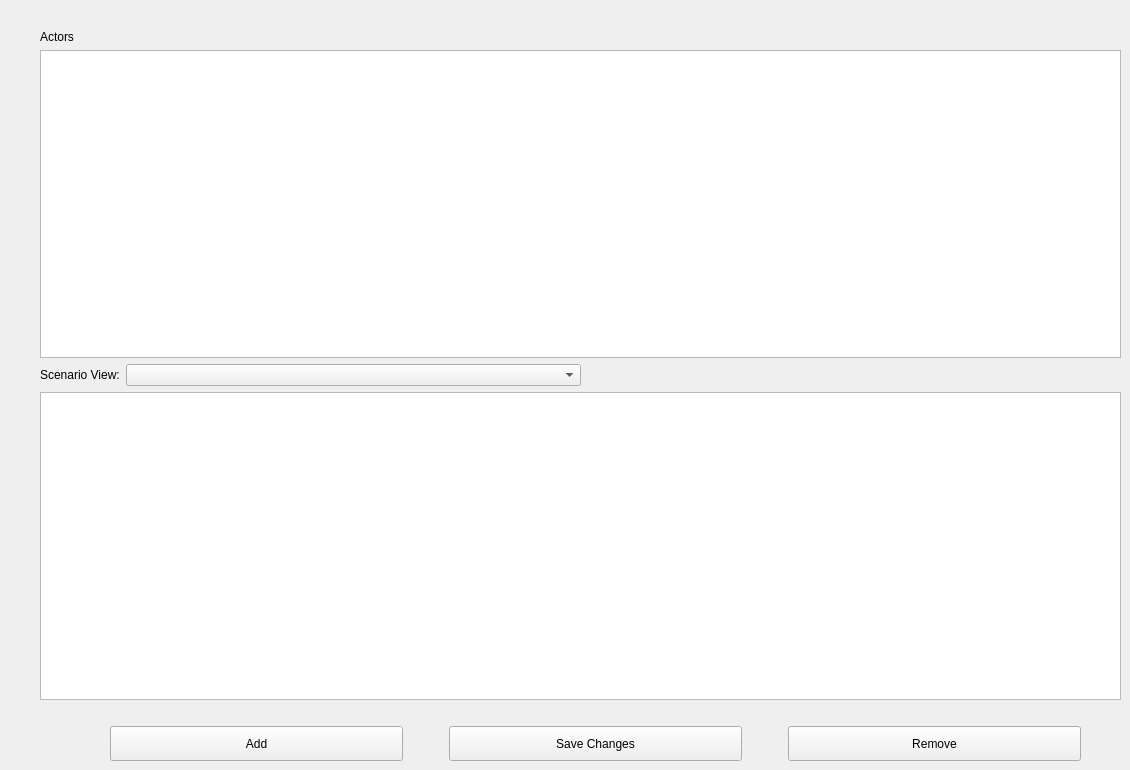
      <widget class="QWidget" name="editScenarios_tab">
       <attribute name="title">
        <string>Edit Scenarios</string>
       </attribute>
       <widget class="QWidget" name="verticalLayoutWidget_5">
        <property name="geometry">
         <rect>
          <x>40</x>
          <y>30</y>
          <width>1081</width>
          <height>731</height>
         </rect>
        </property>
        <layout class="QVBoxLayout" name="verticalLayout_12">
         <item>
          <widget class="QLabel" name="actors_editScenario_label">
           <property name="text">
            <string>Actors</string>
           </property>
          </widget>
         </item>
         <item>
          <widget class="QTableView" name="actors_editScenario_tableView">
           <property name="editTriggers">
            <set>QAbstractItemView::NoEditTriggers</set>
           </property>
           <property name="selectionMode">
            <enum>QAbstractItemView::SingleSelection</enum>
           </property>
           <property name="selectionBehavior">
            <enum>QAbstractItemView::SelectRows</enum>
           </property>
           <attribute name="horizontalHeaderStretchLastSection">
            <bool>true</bool>
           </attribute>
           <attribute name="verticalHeaderVisible">
            <bool>false</bool>
           </attribute>
          </widget>
         </item>
         <item>
          <layout class="QHBoxLayout" name="horizontalLayout_7">
           <item>
            <layout class="QFormLayout" name="formLayout_4">
             <item row="0" column="0">
              <widget class="QLabel" name="scenarioView_editScenario_label">
               <property name="text">
                <string>Scenario View:</string>
               </property>
              </widget>
             </item>
             <item row="0" column="1">
              <widget class="QComboBox" name="scenarioView_editScenario_comboBox">
               <property name="sizePolicy">
                <sizepolicy hsizetype="MinimumExpanding" vsizetype="Fixed">
                 <horstretch>0</horstretch>
                 <verstretch>0</verstretch>
                </sizepolicy>
               </property>
              </widget>
             </item>
            </layout>
           </item>
           <item>
            <spacer name="horizontalSpacer">
             <property name="orientation">
              <enum>Qt::Horizontal</enum>
             </property>
             <property name="sizeType">
              <enum>QSizePolicy::MinimumExpanding</enum>
             </property>
             <property name="sizeHint" stdset="0">
              <size>
               <width>42</width>
               <height>20</height>
              </size>
             </property>
            </spacer>
           </item>
          </layout>
         </item>
         <item>
          <widget class="QTableView" name="scenarios_editScenario_tableView">
           <property name="selectionMode">
            <enum>QAbstractItemView::SingleSelection</enum>
           </property>
           <property name="selectionBehavior">
            <enum>QAbstractItemView::SelectRows</enum>
           </property>
           <attribute name="horizontalHeaderShowSortIndicator" stdset="0">
            <bool>false</bool>
           </attribute>
           <attribute name="horizontalHeaderStretchLastSection">
            <bool>true</bool>
           </attribute>
           <attribute name="verticalHeaderVisible">
            <bool>false</bool>
           </attribute>
          </widget>
         </item>
         <item>
          <spacer name="verticalSpacer">
           <property name="orientation">
            <enum>Qt::Vertical</enum>
           </property>
           <property name="sizeType">
            <enum>QSizePolicy::Fixed</enum>
           </property>
           <property name="sizeHint" stdset="0">
            <size>
             <width>10</width>
             <height>20</height>
            </size>
           </property>
          </spacer>
         </item>
         <item>
          <layout class="QHBoxLayout" name="horizontalLayout_8">
           <item>
            <spacer name="horizontalSpacer_11">
             <property name="orientation">
              <enum>Qt::Horizontal</enum>
             </property>
             <property name="sizeType">
              <enum>QSizePolicy::Preferred</enum>
             </property>
             <property name="sizeHint" stdset="0">
              <size>
               <width>70</width>
               <height>20</height>
              </size>
             </property>
            </spacer>
           </item>
           <item>
            <widget class="QPushButton" name="add_editScenario_pushButton">
             <property name="sizePolicy">
              <sizepolicy hsizetype="Preferred" vsizetype="Fixed">
               <horstretch>0</horstretch>
               <verstretch>1</verstretch>
              </sizepolicy>
             </property>
             <property name="minimumSize">
              <size>
               <width>37</width>
               <height>35</height>
              </size>
             </property>
             <property name="sizeIncrement">
              <size>
               <width>79</width>
               <height>27</height>
              </size>
             </property>
             <property name="baseSize">
              <size>
               <width>17</width>
               <height>22</height>
              </size>
             </property>
             <property name="text">
              <string>Add</string>
             </property>
            </widget>
           </item>
           <item>
            <spacer name="horizontalSpacer_10">
             <property name="orientation">
              <enum>Qt::Horizontal</enum>
             </property>
             <property name="sizeType">
              <enum>QSizePolicy::Preferred</enum>
             </property>
             <property name="sizeHint" stdset="0">
              <size>
               <width>40</width>
               <height>20</height>
              </size>
             </property>
            </spacer>
           </item>
           <item>
            <widget class="QPushButton" name="saveChanges_editScenario_pushButton">
             <property name="sizePolicy">
              <sizepolicy hsizetype="Preferred" vsizetype="Preferred">
               <horstretch>0</horstretch>
               <verstretch>0</verstretch>
              </sizepolicy>
             </property>
             <property name="sizeIncrement">
              <size>
               <width>0</width>
               <height>4</height>
              </size>
             </property>
             <property name="text">
              <string>Save Changes</string>
             </property>
            </widget>
           </item>
           <item>
            <spacer name="horizontalSpacer_2">
             <property name="orientation">
              <enum>Qt::Horizontal</enum>
             </property>
             <property name="sizeType">
              <enum>QSizePolicy::Preferred</enum>
             </property>
             <property name="sizeHint" stdset="0">
              <size>
               <width>40</width>
               <height>20</height>
              </size>
             </property>
            </spacer>
           </item>
           <item>
            <widget class="QPushButton" name="remove_editScenario_pushButton">
             <property name="sizePolicy">
              <sizepolicy hsizetype="Preferred" vsizetype="Preferred">
               <horstretch>0</horstretch>
               <verstretch>0</verstretch>
              </sizepolicy>
             </property>
             <property name="minimumSize">
              <size>
               <width>29</width>
               <height>5</height>
              </size>
             </property>
             <property name="sizeIncrement">
              <size>
               <width>20</width>
               <height>3</height>
              </size>
             </property>
             <property name="text">
              <string>Remove</string>
             </property>
            </widget>
           </item>
           <item>
            <spacer name="horizontalSpacer_12">
             <property name="orientation">
              <enum>Qt::Horizontal</enum>
             </property>
             <property name="sizeType">
              <enum>QSizePolicy::Preferred</enum>
             </property>
             <property name="sizeHint" stdset="0">
              <size>
               <width>40</width>
               <height>20</height>
              </size>
             </property>
            </spacer>
           </item>
          </layout>
         </item>
        </layout>
       </widget>
      </widget>
